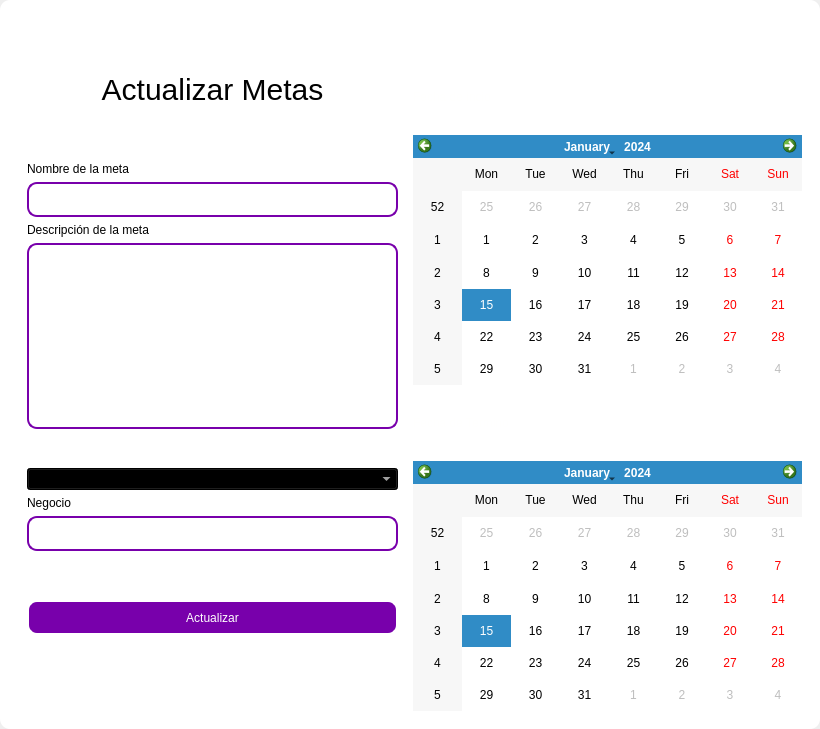
<?xml version="1.0" encoding="UTF-8"?>
<ui version="4.0">
 <class>MainWindow</class>
 <widget class="QMainWindow" name="MainWindow">
  <property name="geometry">
   <rect>
    <x>0</x>
    <y>0</y>
    <width>820</width>
    <height>729</height>
   </rect>
  </property>
  <property name="windowTitle">
   <string>MainWindow</string>
  </property>
  <property name="styleSheet">
   <string notr="true"/>
  </property>
  <widget class="QWidget" name="centralwidget">
   <property name="styleSheet">
    <string notr="true"/>
   </property>
   <layout class="QVBoxLayout" name="verticalLayout">
    <property name="spacing">
     <number>0</number>
    </property>
    <property name="leftMargin">
     <number>0</number>
    </property>
    <property name="topMargin">
     <number>0</number>
    </property>
    <property name="rightMargin">
     <number>0</number>
    </property>
    <property name="bottomMargin">
     <number>0</number>
    </property>
    <item>
     <widget class="QFrame" name="frame">
      <property name="enabled">
       <bool>true</bool>
      </property>
      <property name="styleSheet">
       <string notr="true">QFrame {
	border-radius:10px;
	
	background-color: rgb(255, 255, 255);
 }
</string>
      </property>
      <property name="frameShape">
       <enum>QFrame::StyledPanel</enum>
      </property>
      <property name="frameShadow">
       <enum>QFrame::Raised</enum>
      </property>
      <layout class="QVBoxLayout" name="verticalLayout_2">
       <item>
        <widget class="QFrame" name="frame_superior">
         <property name="minimumSize">
          <size>
           <width>0</width>
           <height>40</height>
          </size>
         </property>
         <property name="maximumSize">
          <size>
           <width>16777215</width>
           <height>40</height>
          </size>
         </property>
         <property name="styleSheet">
          <string notr="true">QPushButton{
border-radius:18px;
}

QPushButton:hover{
	background-color: rgb(0, 0, 0);
}
</string>
         </property>
         <property name="frameShape">
          <enum>QFrame::StyledPanel</enum>
         </property>
         <property name="frameShadow">
          <enum>QFrame::Raised</enum>
         </property>
         <layout class="QHBoxLayout" name="horizontalLayout_3">
          <property name="spacing">
           <number>4</number>
          </property>
          <property name="leftMargin">
           <number>0</number>
          </property>
          <property name="topMargin">
           <number>0</number>
          </property>
          <property name="rightMargin">
           <number>0</number>
          </property>
          <property name="bottomMargin">
           <number>0</number>
          </property>
          <item>
           <widget class="QPushButton" name="btn_icon">
            <property name="text">
             <string/>
            </property>
            <property name="iconSize">
             <size>
              <width>40</width>
              <height>40</height>
             </size>
            </property>
           </widget>
          </item>
          <item>
           <spacer name="horizontalSpacer_2">
            <property name="orientation">
             <enum>Qt::Horizontal</enum>
            </property>
            <property name="sizeHint" stdset="0">
             <size>
              <width>443</width>
              <height>20</height>
             </size>
            </property>
           </spacer>
          </item>
          <item>
           <widget class="QPushButton" name="bt_minimizar">
            <property name="minimumSize">
             <size>
              <width>38</width>
              <height>38</height>
             </size>
            </property>
            <property name="maximumSize">
             <size>
              <width>38</width>
              <height>38</height>
             </size>
            </property>
            <property name="cursor">
             <cursorShape>PointingHandCursor</cursorShape>
            </property>
            <property name="text">
             <string/>
            </property>
            <property name="icon">
             <iconset>
              <normaloff>image/minus.svg</normaloff>image/minus.svg</iconset>
            </property>
            <property name="iconSize">
             <size>
              <width>38</width>
              <height>38</height>
             </size>
            </property>
           </widget>
          </item>
          <item>
           <widget class="QPushButton" name="bt_maximizar">
            <property name="minimumSize">
             <size>
              <width>38</width>
              <height>38</height>
             </size>
            </property>
            <property name="maximumSize">
             <size>
              <width>38</width>
              <height>38</height>
             </size>
            </property>
            <property name="cursor">
             <cursorShape>PointingHandCursor</cursorShape>
            </property>
            <property name="text">
             <string/>
            </property>
            <property name="icon">
             <iconset>
              <normaloff>image/chevron-up.svg</normaloff>image/chevron-up.svg</iconset>
            </property>
            <property name="iconSize">
             <size>
              <width>38</width>
              <height>38</height>
             </size>
            </property>
           </widget>
          </item>
          <item>
           <widget class="QPushButton" name="bt_restaurar">
            <property name="minimumSize">
             <size>
              <width>38</width>
              <height>38</height>
             </size>
            </property>
            <property name="maximumSize">
             <size>
              <width>38</width>
              <height>38</height>
             </size>
            </property>
            <property name="cursor">
             <cursorShape>PointingHandCursor</cursorShape>
            </property>
            <property name="text">
             <string/>
            </property>
            <property name="icon">
             <iconset>
              <normaloff>image/chevron-down.svg</normaloff>image/chevron-down.svg</iconset>
            </property>
            <property name="iconSize">
             <size>
              <width>38</width>
              <height>38</height>
             </size>
            </property>
           </widget>
          </item>
          <item>
           <widget class="QPushButton" name="bt_cerrar">
            <property name="minimumSize">
             <size>
              <width>38</width>
              <height>38</height>
             </size>
            </property>
            <property name="maximumSize">
             <size>
              <width>38</width>
              <height>38</height>
             </size>
            </property>
            <property name="cursor">
             <cursorShape>PointingHandCursor</cursorShape>
            </property>
            <property name="text">
             <string/>
            </property>
            <property name="icon">
             <iconset>
              <normaloff>image/x.svg</normaloff>image/x.svg</iconset>
            </property>
            <property name="iconSize">
             <size>
              <width>38</width>
              <height>38</height>
             </size>
            </property>
           </widget>
          </item>
         </layout>
        </widget>
       </item>
       <item>
        <widget class="QFrame" name="frame_3">
         <property name="styleSheet">
          <string notr="true">QLabel {
	color: rgb(255, 255, 254);
	font: 12pt &quot;Arial&quot;;
	background-color: rgba(0, 0, 0,0);
}

QTextEdit{
background-color: rgba(0, 0, 0,0);
border-radius:10px; 
font: 12pt &quot;Arial&quot;;
color: rgb(255, 255, 254);
border: 2px solid  rgb(255, 255, 255);

}

QTextEdit:hover{
background-color: rgba(0, 0, 0,0);
border-radius:10px; 
font: 12pt &quot;Arial&quot;;
border: 2px solid  rgb(120, 0, 171);
}

QTextEdit:focus{
background-color: rgb(0, 0, 0);
border-radius:10px; 
font: 12pt &quot;Arial&quot;;
border: 2px solid rgb(120, 0, 171);
}

QLineEdit{
background-color: rgba(0, 0, 0,0);
border-radius:10px; 
font: 12pt &quot;Arial&quot;;
color: rgb(255, 255, 254);
border: 2px solid  rgb(255, 255, 255);

}

QLineEdit:hover{
background-color: rgba(0, 0, 0,0);
border-radius:10px; 
font: 12pt &quot;Arial&quot;;
border: 2px solid  rgb(120, 0, 171);
}

QLineEdit:focus{
background-color: rgb(0, 0, 0);
border-radius:10px; 
font: 12pt &quot;Arial&quot;;
border: 2px solid rgb(120, 0, 171);
}

QCheckBox{
	font: 12pt &quot;Arial&quot;;
	color: rgb(255, 255, 255);
}

QCheckBox::indicator {
    width: 18px;
    height:18px;
}

QCheckBox::indicator:unchecked {
   background-image: url(image/square.svg);
}

QCheckBox::indicator:checked {
   background-image: url(image/check-square.svg);
}

QPushButton{
border-radius:10px; 
font: 12pt &quot;Arial&quot;;
color: rgb(255, 255, 254);
border: 2px solid #ffffff;
}

QPushButton:hover{
border-radius:10px; 
font: 12pt &quot;Arial&quot;;
color: rgb(255, 255, 255);
border: 2px solid rgb(120, 0, 171);
	background-color: rgb(120, 0, 171);
}
</string>
         </property>
         <property name="frameShape">
          <enum>QFrame::StyledPanel</enum>
         </property>
         <property name="frameShadow">
          <enum>QFrame::Raised</enum>
         </property>
         <layout class="QHBoxLayout" name="horizontalLayout_4">
          <item>
           <layout class="QVBoxLayout" name="verticalLayout_4">
            <item>
             <widget class="QLabel" name="label_3">
              <property name="minimumSize">
               <size>
                <width>100</width>
                <height>50</height>
               </size>
              </property>
              <property name="styleSheet">
               <string notr="true">font-size: 30px;
color: rgb(0, 0, 0);</string>
              </property>
              <property name="text">
               <string>Actualizar Metas</string>
              </property>
              <property name="alignment">
               <set>Qt::AlignCenter</set>
              </property>
             </widget>
            </item>
            <item>
             <widget class="QFrame" name="frame_4">
              <property name="maximumSize">
               <size>
                <width>400</width>
                <height>600</height>
               </size>
              </property>
              <property name="styleSheet">
               <string notr="true">QLabel {
color: rgb(0, 0, 0);
	font: 12pt &quot;Arial&quot;;
	background-color: rgba(0, 0, 0,0);
}

QTextEdit{
background-color: rgba(0, 0, 0,0);
border-radius:10px; 
font: 12pt &quot;Arial&quot;;
color: rgb(0, 0, 0);
border: 2px solid  rgb(120, 0, 171);

}

QTextEdit:hover{
background-color: rgba(0, 0, 0,0);
border-radius:10px; 
font: 12pt &quot;Arial&quot;;
border: 2px solid  rgb(120, 0, 171);
	color: rgb(255, 255, 255);
}

QTextEdit:focus{
background-color: rgb(0, 0, 0);
border-radius:10px; 
font: 12pt &quot;Arial&quot;;
border: 2px solid rgb(120, 0, 171);
	
}

QLineEdit{
background-color: rgba(0, 0, 0,0);
border-radius:10px; 
font: 12pt &quot;Arial&quot;;
	color: rgb(0, 0, 0);
border: 2px solid  rgb(120, 0, 171);
}

QLineEdit:hover{
background-color: rgba(0, 0, 0,0);
border-radius:10px; 
font: 12pt &quot;Arial&quot;;
border: 2px solid  rgb(120, 0, 171);
}

QLineEdit:focus{
background-color: rgb(0, 0, 0);
border-radius:10px; 
font: 12pt &quot;Arial&quot;;
border: 2px solid rgb(120, 0, 171);
color: rgb(255, 255, 255);
}

QCheckBox{
	font: 12pt &quot;Arial&quot;;
	color: rgb(255, 255, 255);
}

QCheckBox::indicator {
    width: 18px;
    height:18px;
}

QCheckBox::indicator:unchecked {
   background-image: url(image/square.svg);
}

QCheckBox::indicator:checked {
   background-image: url(image/check-square.svg);
}

QPushButton{
border-radius:10px; 
font: 12pt &quot;Arial&quot;;
color: rgb(255, 255, 254);
border: 2px solid #ffffff;
background-color: rgb(120, 0, 171);
}

QPushButton:hover{
border-radius:10px; 
font: 12pt &quot;Arial&quot;;
color: rgb(255, 255, 255);
border: 2px solid rgb(120, 0, 171);
	background-color: rgb(120, 0, 171);
}
</string>
              </property>
              <property name="frameShape">
               <enum>QFrame::StyledPanel</enum>
              </property>
              <property name="frameShadow">
               <enum>QFrame::Raised</enum>
              </property>
              <layout class="QVBoxLayout" name="verticalLayout_3">
               <item>
                <spacer name="verticalSpacer_3">
                 <property name="orientation">
                  <enum>Qt::Vertical</enum>
                 </property>
                 <property name="sizeHint" stdset="0">
                  <size>
                   <width>20</width>
                   <height>40</height>
                  </size>
                 </property>
                </spacer>
               </item>
               <item>
                <widget class="QLabel" name="label_4">
                 <property name="text">
                  <string>Nombre de la meta</string>
                 </property>
                </widget>
               </item>
               <item>
                <widget class="QLineEdit" name="nametxt">
                 <property name="minimumSize">
                  <size>
                   <width>0</width>
                   <height>35</height>
                  </size>
                 </property>
                 <property name="text">
                  <string/>
                 </property>
                </widget>
               </item>
               <item>
                <widget class="QLabel" name="label_7">
                 <property name="text">
                  <string>Descripción de la meta</string>
                 </property>
                </widget>
               </item>
               <item>
                <widget class="QTextEdit" name="descriptiontxt"/>
               </item>
               <item>
                <spacer name="verticalSpacer_4">
                 <property name="orientation">
                  <enum>Qt::Vertical</enum>
                 </property>
                 <property name="sizeHint" stdset="0">
                  <size>
                   <width>20</width>
                   <height>40</height>
                  </size>
                 </property>
                </spacer>
               </item>
               <item>
                <widget class="QComboBox" name="status_combobox">
                 <property name="styleSheet">
                  <string notr="true">color: rgb(255, 255, 255);
background-color: rgb(0, 0, 0);</string>
                 </property>
                </widget>
               </item>
               <item>
                <widget class="QLabel" name="label_5">
                 <property name="text">
                  <string>Negocio</string>
                 </property>
                </widget>
               </item>
               <item>
                <widget class="QLineEdit" name="name_businesstxt">
                 <property name="enabled">
                  <bool>false</bool>
                 </property>
                 <property name="minimumSize">
                  <size>
                   <width>0</width>
                   <height>35</height>
                  </size>
                 </property>
                </widget>
               </item>
               <item>
                <spacer name="verticalSpacer_9">
                 <property name="orientation">
                  <enum>Qt::Vertical</enum>
                 </property>
                 <property name="sizeHint" stdset="0">
                  <size>
                   <width>20</width>
                   <height>50</height>
                  </size>
                 </property>
                </spacer>
               </item>
               <item>
                <widget class="QPushButton" name="btn_update">
                 <property name="minimumSize">
                  <size>
                   <width>0</width>
                   <height>35</height>
                  </size>
                 </property>
                 <property name="cursor">
                  <cursorShape>PointingHandCursor</cursorShape>
                 </property>
                 <property name="text">
                  <string>Actualizar</string>
                 </property>
                </widget>
               </item>
               <item>
                <spacer name="verticalSpacer_7">
                 <property name="orientation">
                  <enum>Qt::Vertical</enum>
                 </property>
                 <property name="sizeHint" stdset="0">
                  <size>
                   <width>20</width>
                   <height>40</height>
                  </size>
                 </property>
                </spacer>
               </item>
               <item>
                <spacer name="verticalSpacer_8">
                 <property name="orientation">
                  <enum>Qt::Vertical</enum>
                 </property>
                 <property name="sizeHint" stdset="0">
                  <size>
                   <width>20</width>
                   <height>40</height>
                  </size>
                 </property>
                </spacer>
               </item>
              </layout>
             </widget>
            </item>
           </layout>
          </item>
          <item>
           <layout class="QVBoxLayout" name="verticalLayout_5">
            <property name="rightMargin">
             <number>0</number>
            </property>
            <item>
             <widget class="QLabel" name="label">
              <property name="text">
               <string>Fecha de incio</string>
              </property>
             </widget>
            </item>
            <item>
             <widget class="QCalendarWidget" name="start_datetxt">
              <property name="maximumSize">
               <size>
                <width>16777215</width>
                <height>250</height>
               </size>
              </property>
              <property name="styleSheet">
               <string notr="true">/* calendar_style.qss */

QCalendarWidget QAbstractItemView {
    selection-background-color: #ff9800; /* Color de fondo de la selección */
    background-color: #ffffff; /* Color de fondo */
    color: #000000; /* Color del texto */
    gridline-color: #e0e0e0; /* Color de las líneas de la cuadrícula */
}

QCalendarWidget QWidget#qt_calendar_navigationbar {
    background-color: #3f51b5; /* Color de fondo de la barra de navegación */
    color: #ffffff; /* Color del texto de la barra de navegación */
}



    background-color: #5c6bc0; /* Color de fondo de los botones al</string>
              </property>
             </widget>
            </item>
            <item>
             <widget class="QLabel" name="label_2">
              <property name="text">
               <string>Fecha de Termino</string>
              </property>
             </widget>
            </item>
            <item>
             <widget class="QCalendarWidget" name="end_datetxt">
              <property name="minimumSize">
               <size>
                <width>0</width>
                <height>10</height>
               </size>
              </property>
              <property name="maximumSize">
               <size>
                <width>16777215</width>
                <height>250</height>
               </size>
              </property>
              <property name="styleSheet">
               <string notr="true">/* calendar_style.qss */

QCalendarWidget QAbstractItemView {
    selection-background-color: #ff9800; /* Color de fondo de la selección */
    background-color: #ffffff; /* Color de fondo */
    color: #000000; /* Color del texto */
    gridline-color: #e0e0e0; /* Color de las líneas de la cuadrícula */
}

QCalendarWidget QWidget#qt_calendar_navigationbar {
    background-color: #3f51b5; /* Color de fondo de la barra de navegación */
    color: #ffffff; /* Color del texto de la barra de navegación */
}



    background-color: #5c6bc0; /* Color de fondo de los botones al</string>
              </property>
             </widget>
            </item>
           </layout>
          </item>
         </layout>
        </widget>
       </item>
      </layout>
     </widget>
    </item>
   </layout>
  </widget>
 </widget>
 <resources/>
 <connections/>
</ui>
